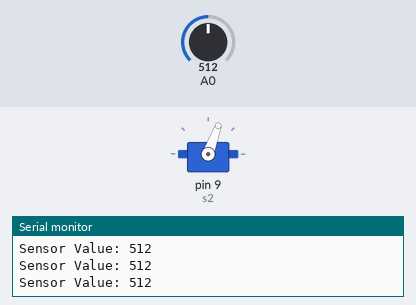
Bench run of a sketch on a simulated Arduino Uno, built with avr-gcc and run on an emulated ATmega328P. Shown: servo, the last lines printed to the serial monitor. Inputs (shaded band) come from the test bench; at power-on: A0 = 512.

Above: at 1.2 s.
1.3 s: A0 set to 93
2.8 s: A0 set to 80
At 4.0 s:
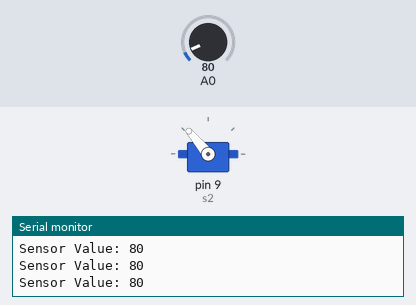
4.3 s: A0 set to 122
At 5.1 s:
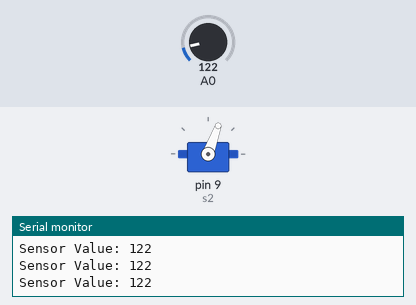
Timing chart, 0 to 7.3 s (numbered marks = the images above; inputs shaded):
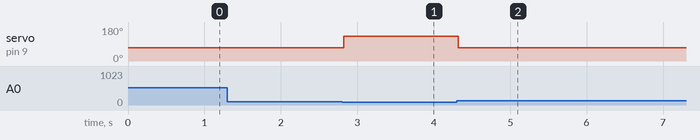

The sketch:

autojumper_servo_ldr.ino
```cpp
#include <Servo.h>

#define threshold 85
#define unpress_angle 70
#define press_angle 130

Servo s2;

void setup() {
  Serial.begin(9600);
  s2.attach(9);
  s2.write(unpress_angle);
}

void loop() {
  int sensorValue = analogRead(A0);
  Serial.print("Sensor Value: ");
  Serial.println(sensorValue);
  delay(10);

  if (sensorValue < threshold) {
    s2.write(press_angle);
  } else {
    s2.write(unpress_angle);
  }

  delay(5);
}
```

Measured:
- the behaviour switches between 85 and 84 on A0 (found by bisection; images 0 and 1)
- after the input at 2.8 s, servo on pin 9 (s2): 70° → 130° at once
- after the input at 4.3 s, servo on pin 9 (s2): 130° → 70° at once
